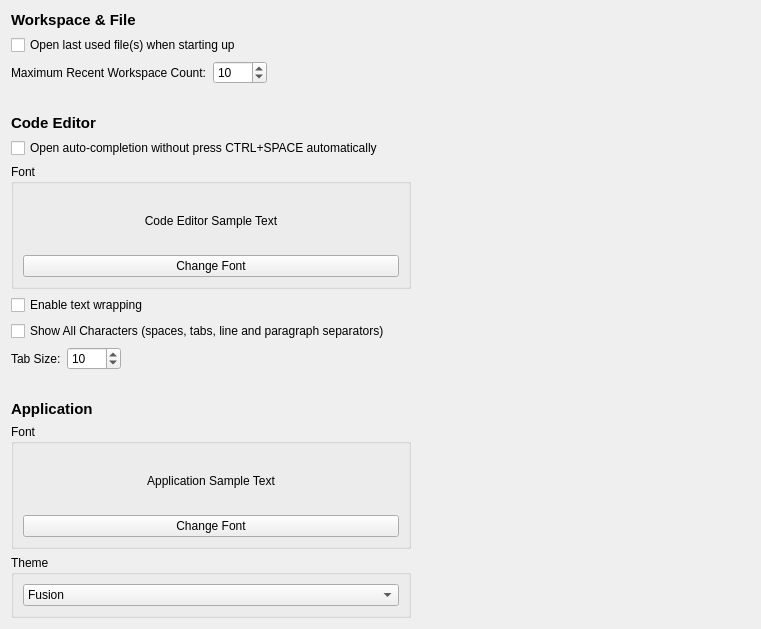
     <widget class="QWidget" name="pGeneral">
      <property name="geometry">
       <rect>
        <x>0</x>
        <y>0</y>
        <width>761</width>
        <height>625</height>
       </rect>
      </property>
      <attribute name="label">
       <string>General</string>
      </attribute>
      <layout class="QVBoxLayout" name="verticalLayout_12">
       <item>
        <widget class="QLabel" name="label_39">
         <property name="font">
          <font>
           <pointsize>11</pointsize>
           <weight>75</weight>
           <bold>true</bold>
          </font>
         </property>
         <property name="text">
          <string>Workspace &amp; File</string>
         </property>
        </widget>
       </item>
       <item>
        <widget class="QCheckBox" name="cOpenLastUsed">
         <property name="text">
          <string>Open last used file(s) when starting up</string>
         </property>
        </widget>
       </item>
       <item>
        <layout class="QHBoxLayout" name="horizontalLayout_50">
         <item>
          <widget class="QLabel" name="label_13">
           <property name="sizePolicy">
            <sizepolicy hsizetype="Preferred" vsizetype="Preferred">
             <horstretch>0</horstretch>
             <verstretch>0</verstretch>
            </sizepolicy>
           </property>
           <property name="text">
            <string>Maximum Recent Workspace Count:</string>
           </property>
          </widget>
         </item>
         <item>
          <widget class="QSpinBox" name="spMaxRecentWorkspace">
           <property name="minimum">
            <number>1</number>
           </property>
           <property name="maximum">
            <number>9999</number>
           </property>
           <property name="value">
            <number>10</number>
           </property>
          </widget>
         </item>
         <item>
          <spacer name="horizontalSpacer_15">
           <property name="orientation">
            <enum>Qt::Horizontal</enum>
           </property>
           <property name="sizeHint" stdset="0">
            <size>
             <width>40</width>
             <height>20</height>
            </size>
           </property>
          </spacer>
         </item>
        </layout>
       </item>
       <item>
        <spacer name="verticalSpacer_4">
         <property name="orientation">
          <enum>Qt::Vertical</enum>
         </property>
         <property name="sizeType">
          <enum>QSizePolicy::Fixed</enum>
         </property>
         <property name="sizeHint" stdset="0">
          <size>
           <width>20</width>
           <height>24</height>
          </size>
         </property>
        </spacer>
       </item>
       <item>
        <widget class="QLabel" name="label_20">
         <property name="font">
          <font>
           <pointsize>11</pointsize>
           <weight>75</weight>
           <bold>true</bold>
          </font>
         </property>
         <property name="text">
          <string>Code Editor</string>
         </property>
        </widget>
       </item>
       <item>
        <widget class="QCheckBox" name="cAutoCompletion">
         <property name="text">
          <string>Open auto-completion without press CTRL+SPACE automatically</string>
         </property>
        </widget>
       </item>
       <item>
        <layout class="QHBoxLayout" name="horizontalLayout_51">
         <item>
          <widget class="QGroupBox" name="groupBox">
           <property name="sizePolicy">
            <sizepolicy hsizetype="Fixed" vsizetype="Preferred">
             <horstretch>0</horstretch>
             <verstretch>0</verstretch>
            </sizepolicy>
           </property>
           <property name="minimumSize">
            <size>
             <width>400</width>
             <height>125</height>
            </size>
           </property>
           <property name="title">
            <string>Font</string>
           </property>
           <layout class="QVBoxLayout" name="verticalLayout_2">
            <item>
             <widget class="QLabel" name="lOutput">
              <property name="text">
               <string>Code Editor Sample Text</string>
              </property>
              <property name="alignment">
               <set>Qt::AlignCenter</set>
              </property>
             </widget>
            </item>
            <item>
             <widget class="QPushButton" name="bChangeFontOutput">
              <property name="text">
               <string>Change Font</string>
              </property>
             </widget>
            </item>
           </layout>
          </widget>
         </item>
         <item>
          <spacer name="horizontalSpacer_14">
           <property name="orientation">
            <enum>Qt::Horizontal</enum>
           </property>
           <property name="sizeHint" stdset="0">
            <size>
             <width>40</width>
             <height>20</height>
            </size>
           </property>
          </spacer>
         </item>
        </layout>
       </item>
       <item>
        <widget class="QCheckBox" name="cWordWrap">
         <property name="text">
          <string>Enable text wrapping</string>
         </property>
        </widget>
       </item>
       <item>
        <widget class="QCheckBox" name="cShowAllCharacters">
         <property name="text">
          <string>Show All Characters (spaces, tabs, line and paragraph separators)</string>
         </property>
        </widget>
       </item>
       <item>
        <layout class="QHBoxLayout" name="horizontalLayout_57">
         <item>
          <widget class="QLabel" name="label_47">
           <property name="sizePolicy">
            <sizepolicy hsizetype="Preferred" vsizetype="Preferred">
             <horstretch>0</horstretch>
             <verstretch>0</verstretch>
            </sizepolicy>
           </property>
           <property name="text">
            <string>Tab Size:</string>
           </property>
          </widget>
         </item>
         <item>
          <widget class="QSpinBox" name="spTabStopDistance">
           <property name="minimum">
            <number>4</number>
           </property>
           <property name="maximum">
            <number>9999</number>
           </property>
           <property name="value">
            <number>10</number>
           </property>
          </widget>
         </item>
         <item>
          <spacer name="horizontalSpacer_17">
           <property name="orientation">
            <enum>Qt::Horizontal</enum>
           </property>
           <property name="sizeHint" stdset="0">
            <size>
             <width>40</width>
             <height>20</height>
            </size>
           </property>
          </spacer>
         </item>
        </layout>
       </item>
       <item>
        <spacer name="verticalSpacer_5">
         <property name="orientation">
          <enum>Qt::Vertical</enum>
         </property>
         <property name="sizeType">
          <enum>QSizePolicy::Fixed</enum>
         </property>
         <property name="sizeHint" stdset="0">
          <size>
           <width>20</width>
           <height>24</height>
          </size>
         </property>
        </spacer>
       </item>
       <item>
        <widget class="QLabel" name="label_46">
         <property name="font">
          <font>
           <pointsize>11</pointsize>
           <weight>75</weight>
           <bold>true</bold>
          </font>
         </property>
         <property name="text">
          <string>Application</string>
         </property>
        </widget>
       </item>
       <item>
        <layout class="QHBoxLayout" name="horizontalLayout_55">
         <item>
          <widget class="QGroupBox" name="groupBox_2">
           <property name="sizePolicy">
            <sizepolicy hsizetype="Fixed" vsizetype="Preferred">
             <horstretch>0</horstretch>
             <verstretch>0</verstretch>
            </sizepolicy>
           </property>
           <property name="minimumSize">
            <size>
             <width>400</width>
             <height>125</height>
            </size>
           </property>
           <property name="title">
            <string>Font</string>
           </property>
           <layout class="QVBoxLayout" name="verticalLayout_14">
            <item>
             <widget class="QLabel" name="lOutput2">
              <property name="text">
               <string>Application Sample Text</string>
              </property>
              <property name="alignment">
               <set>Qt::AlignCenter</set>
              </property>
             </widget>
            </item>
            <item>
             <widget class="QPushButton" name="bChangeFontOutput2">
              <property name="text">
               <string>Change Font</string>
              </property>
             </widget>
            </item>
           </layout>
          </widget>
         </item>
         <item>
          <spacer name="horizontalSpacer_18">
           <property name="orientation">
            <enum>Qt::Horizontal</enum>
           </property>
           <property name="sizeHint" stdset="0">
            <size>
             <width>40</width>
             <height>20</height>
            </size>
           </property>
          </spacer>
         </item>
        </layout>
       </item>
       <item>
        <layout class="QHBoxLayout" name="horizontalLayout_56">
         <item>
          <widget class="QGroupBox" name="groupBox_3">
           <property name="sizePolicy">
            <sizepolicy hsizetype="Fixed" vsizetype="Minimum">
             <horstretch>0</horstretch>
             <verstretch>0</verstretch>
            </sizepolicy>
           </property>
           <property name="minimumSize">
            <size>
             <width>400</width>
             <height>0</height>
            </size>
           </property>
           <property name="title">
            <string>Theme</string>
           </property>
           <layout class="QVBoxLayout" name="verticalLayout_15">
            <item>
             <widget class="QComboBox" name="cTheme">
              <item>
               <property name="text">
                <string>Fusion</string>
               </property>
              </item>
              <item>
               <property name="text">
                <string>Dark Fusion</string>
               </property>
              </item>
              <item>
               <property name="text">
                <string>Windows</string>
               </property>
              </item>
              <item>
               <property name="text">
                <string>Commodore</string>
               </property>
              </item>
              <item>
               <property name="text">
                <string>Fabric</string>
               </property>
              </item>
             </widget>
            </item>
           </layout>
          </widget>
         </item>
         <item>
          <spacer name="horizontalSpacer_19">
           <property name="orientation">
            <enum>Qt::Horizontal</enum>
           </property>
           <property name="sizeHint" stdset="0">
            <size>
             <width>40</width>
             <height>20</height>
            </size>
           </property>
          </spacer>
         </item>
        </layout>
       </item>
       <item>
        <spacer name="verticalSpacer_3">
         <property name="orientation">
          <enum>Qt::Vertical</enum>
         </property>
         <property name="sizeHint" stdset="0">
          <size>
           <width>20</width>
           <height>43</height>
          </size>
         </property>
        </spacer>
       </item>
      </layout>
     </widget>
